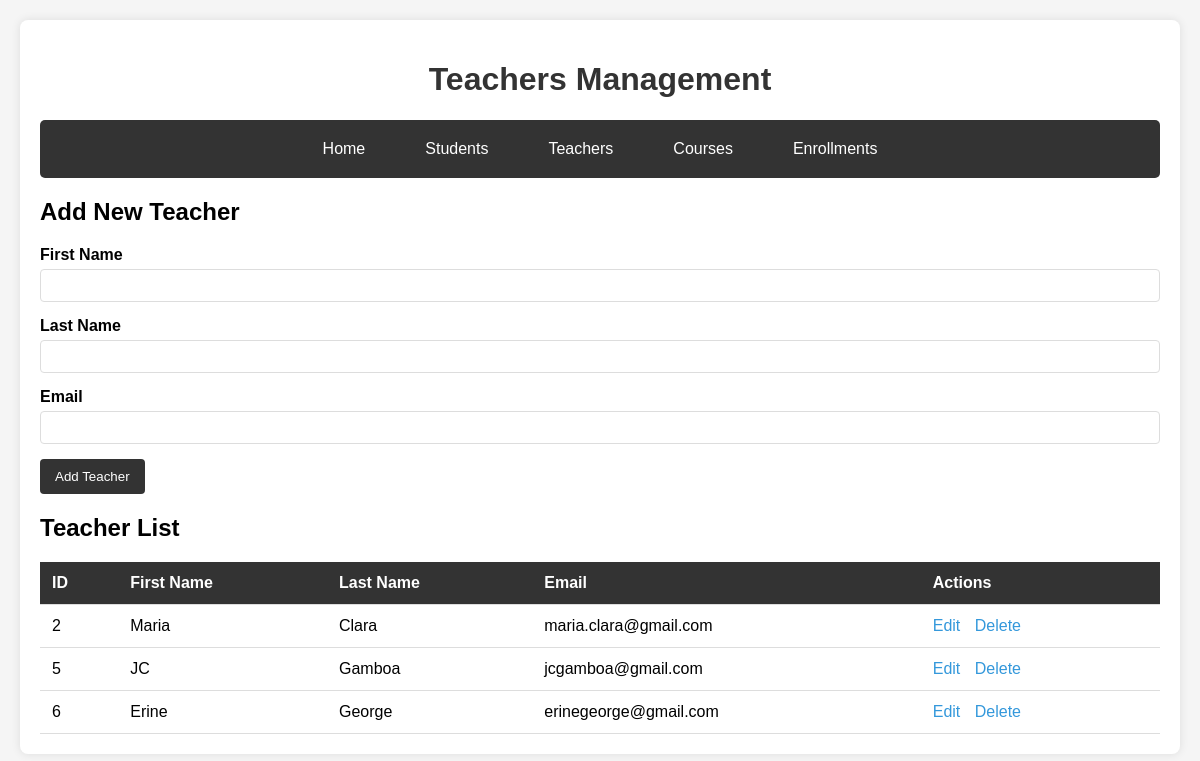
The page /teachers.php on the database as committed earlier.
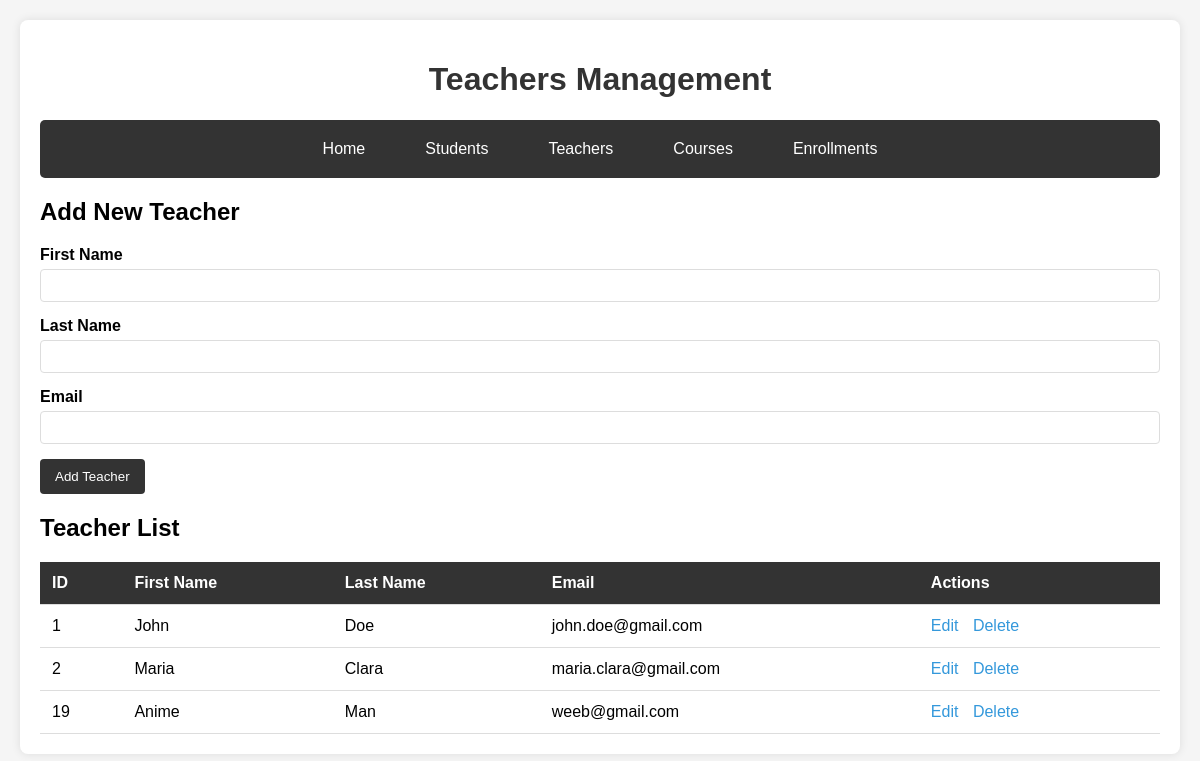
The same page on the database as committed later.
### tables this page shows
CREATE TABLE `teachers` (
  `teacher_id` int(11) NOT NULL,
  `first_name` varchar(100) NOT NULL,
  `last_name` varchar(100) NOT NULL,
  `email` varchar(255) NOT NULL
);

### teachers.php (the view, shortened to what this page needs)
<?php session_start();
include("dbconnection.php");
$teachers = $conn->query("SELECT * FROM teachers");
?>
<!DOCTYPE html>
<html lang="en">
<head>
    <link rel='stylesheet' href="styles.css">
</head>
<body>
    <div class="container">
        <h1>Teachers Management</h1>
        <div class="nav">
            <a href="index.php">Home</a>
            <a href="students.php">Students</a>
            <a href="teachers.php">Teachers</a>
            <a href="courses.php">Courses</a>
            <a href="enrollments.php">Enrollments</a>
        </div>
        <h2>Add New Teacher</h2>
        <form method="POST">
            <div class="form-group">
                <label for="first_name">First Name</label>
                <input type="text" id="first_name" name="first_name" required>
            </div>
            <div class="form-group">
                <label for="last_name">Last Name</label>
                <input type="text" id="last_name" name="last_name" required>
            </div>
            <div class="form-group">
                <label for="email">Email</label>
                <input type="email" id="email" name="email" required>
            </div>
            <button type="submit" name="add">Add Teacher</button>
        </form>
        <h2>Teacher List</h2>
        <table>
            <thead>
                <tr>
                    <th>ID</th>
                    <th>First Name</th>
                    <th>Last Name</th>
                    <th>Email</th>
                    <th>Actions</th>
                </tr>
            </thead>
            <tbody>
                <?php while($teacher = $teachers->fetch_assoc()): ?>
                <tr>
                    <td><?php echo $teacher['teacher_id']; ?></td>
                    <td><?php echo $teacher['first_name']; ?></td>
                    <td><?php echo $teacher['last_name']; ?></td>
                    <td><?php echo $teacher['email']; ?></td>
                    <td class="action-links">
                        <a href="#" onclick="editTeacher(<?php echo $teacher['teacher_id']; ?>, '<?php echo $teacher['first_name']; ?>', '<?php echo $teacher['last_name']; ?>', '<?php echo $teacher['email']; ?>')">Edit</a>
                        <a href="teachers.php?delete=<?php echo $teacher['teacher_id']; ?>" onclick="return confirm('Are you sure you want to delete this teacher?')">Delete</a>
                    </td>
                </tr>
                <?php endwhile; ?>
            </tbody>
        </table>
    </div>
</body>
</html>

Rows that differ between the two databases and show on the page:
removed teachers: teacher_id "5", first_name "JC", last_name "Gamboa", email "jcgamboa@gmail.com"
removed teachers: teacher_id "6", first_name "Erine", last_name "George", email "erinegeorge@gmail.com"
added teachers: teacher_id "1", first_name "John", last_name "Doe", email "john.doe@gmail.com"
added teachers: teacher_id "19", first_name "Anime", last_name "Man", email "weeb@gmail.com"
